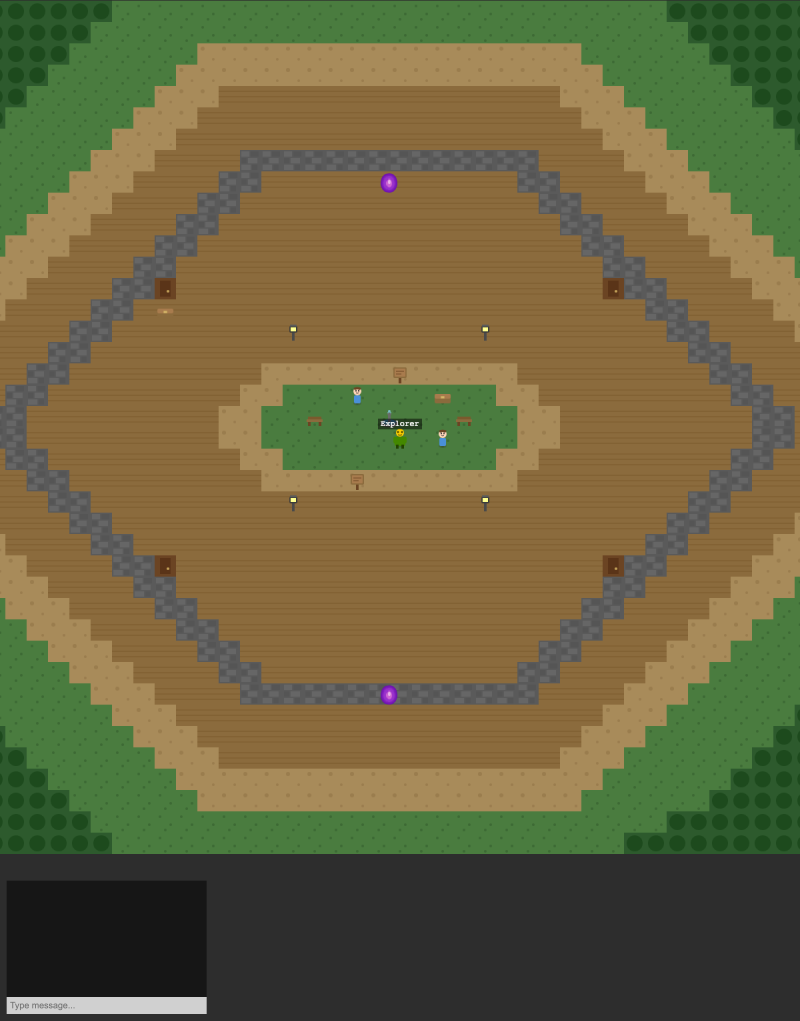
#> input picture game-explore-1.png, 2400 x 3062 px (shown at 1/3 size)
$ python analyze_tileset.py -i ../game-explore-1.png
#> lines starting #> are read from the running program, lines starting #| are printed output that depends on the picture
#!/usr/bin/env python3
"""
Advanced Kenney tileset/tilemap analysis with deep tile metrics.

Features:
- Grid-based tile extraction with configurable tile_size and spacing
- Blank tile detection via alpha channel threshold
- Dominant color extraction per tile (quantized histogram)
- Perceptual hash (pHash) for duplicate/similarity detection
- Color-based category classification (nature, road, water, wall, etc.)
- Edge connectivity scoring (how well tiles connect to neighbors)
- Symmetry detection (horizontal, vertical, rotational)
- Pattern frequency analysis (repeating structures)
- Tile relationship mapping (adjacency compatibility)
- Palette complexity metrics per tile

Usage:
    python tools/analyze_tileset.py \
        --input packages/client/public/assets/kenney/tiles/city_tilemap.png \
        --tile-size 16 --spacing 0 \
        --output tools/analysis/roguelike_city_analysis.json \
        --deep-metrics
"""

import argparse
import json
import math
import os
import sys
from collections import Counter, defaultdict
from colorsys import rgb_to_hsv
from pathlib import Path
from typing import Any, Dict, List, Optional, Tuple

try:
    from PIL import Image
except ImportError:
    print("Error: Pillow is required. Install with: pip install Pillow")
    sys.exit(1)

try:
    import imagehash
except ImportError:
    print("Error: imagehash is required. Install with: pip install imagehash")
    sys.exit(1)

try:
    import numpy as np
except ImportError:
    np = None


# =============================================================================
# Color Category Classification
# =============================================================================

def _classify_by_color(r: int, g: int, b: int) -> str:
    """Classify a tile by its dominant RGB color into a semantic category."""
    if r < 20 and g < 20 and b < 20:
        return "void"
    if b > 120 and b > r * 1.3 and b > g * 1.2:
        return "water"
    if g > 100 and g > r * 1.2 and g > b * 1.2:
        return "nature"
    if r > 100 and g > 60 and b < g and (r / max(g, 1)) > 1.1 and (r / max(g, 1)) < 2.0:
        return "wood"
    if abs(r - g) < 30 and abs(g - b) < 30 and abs(r - b) < 30:
        if r > 180:
            return "light_surface"
        elif r > 100:
            return "road"
        else:
            return "wall"
    if r > 140 and r > g * 1.5 and r > b * 1.5:
        return "brick"
    if r > 150 and g > 130 and b < 100:
        return "sand"
    return "decoration"


# =============================================================================
# Core Tile Analysis Functions
# =============================================================================

def is_blank_tile(tile: Image.Image, threshold: float = 0.95) -> bool:
    """Check if a tile is mostly transparent (blank)."""
    if tile.mode != "RGBA":
        tile = tile.convert("RGBA")
    pixels = list(tile.getdata())
    if not pixels:
        return True
    transparent_count = sum(1 for p in pixels if p[3] < 10)
    return (transparent_count / len(pixels)) >= threshold


def get_dominant_color(tile: Image.Image) -> Tuple[int, int, int]:
    """Extract the dominant (most frequent) color from a tile, ignoring transparency."""
    if tile.mode != "RGBA":
        tile = tile.convert("RGBA")

    pixels = list(tile.getdata())
    opaque_pixels = [(r, g, b) for r, g, b, a in pixels if a > 50]

    if not opaque_pixels:
        return (0, 0, 0)

    quantized = [
        ((r >> 4) << 4, (g >> 4) << 4, (b >> 4) << 4)
        for r, g, b in opaque_pixels
    ]
    counter = Counter(quantized)
    return counter.most_common(1)[0][0]


def compute_phash(tile: Image.Image) -> str:
    """Compute perceptual hash of a tile image."""
    return str(imagehash.phash(tile))


# [372 lines left out: functions find_duplicates, compute_edge_signature, compute_edge_connectivity, detect_symmetry, compute_palette_complexity, find_pattern_frequencies and 1 more, not called in this run]


# =============================================================================
# Grid Extraction & Main Analysis
# =============================================================================

def analyze_tileset(
    image_path: str,
    tile_size: int = 16,
    spacing: int = 0,
    blank_threshold: float = 0.95,
    duplicate_threshold: int = 3,
    deep_metrics: bool = False,
) -> Dict[str, Any]:
    """
    Analyze a tileset image and produce metadata for all tiles.

    Args:
        image_path: Path to the tileset PNG
        tile_size: Width/height of each tile in pixels
        spacing: Pixels between tiles (grid line width)
        blank_threshold: Alpha ratio above which a tile is considered blank
        duplicate_threshold: Max hamming distance for duplicate detection
        deep_metrics: Enable advanced analysis (edge connectivity, symmetry, etc.)
    """
#> called with image_path = '../game-explore-1.png', tile_size = 16, spacing = 0, blank_threshold = 0.95, duplicate_threshold = 3, deep_metrics = False
    img = Image.open(image_path).convert("RGBA")
    width, height = img.size
#> width = 2400; height = 3062

    step = tile_size + spacing
    if spacing == 0:
        cols = width // tile_size
#> cols = 150
        rows = height // tile_size
#> rows = 191
    else:
        cols = (width + spacing) // step
        rows = (height + spacing) // step

    total_tiles = cols * rows
#> total_tiles = 28650
    tiles: List[Dict[str, Any]] = []
    categories: Dict[str, List[int]] = {}

    print(f"Image: {image_path}")
    print(f"Size: {width}x{height}, Grid: {cols}x{rows}, Tile: {tile_size}px, Spacing: {spacing}px")
#| Size: 2400x3062, Grid: 150x191, Tile: 16px, Spacing: 0px
    print(f"Total grid positions: {total_tiles}")
#| Total grid positions: 28650
    if deep_metrics:
        print("Deep metrics: enabled")

    for row in range(rows):
        for col in range(cols):
            index = row * cols + col
            x = col * step
            y = row * step
            tile_img = img.crop((x, y, x + tile_size, y + tile_size))

            empty = is_blank_tile(tile_img, blank_threshold)

            if empty:
                tile_data = {
                    "index": index,
                    "col": col,
                    "row": row,
                    "dominantColor": [0, 0, 0],
                    "category": "empty",
                    "phash": "0" * 16,
                    "isEmpty": True,
                }
            else:
                dominant = get_dominant_color(tile_img)
                category = _classify_by_color(*dominant)
                phash = compute_phash(tile_img)

                tile_data = {
                    "index": index,
                    "col": col,
                    "row": row,
                    "dominantColor": list(dominant),
                    "category": category,
                    "phash": phash,
                    "isEmpty": False,
                }

                # Deep metrics per tile
                if deep_metrics:
                    tile_data["edgeSignature"] = compute_edge_signature(tile_img)
                    tile_data["symmetry"] = detect_symmetry(tile_img)
                    tile_data["paletteComplexity"] = compute_palette_complexity(tile_img)

                categories.setdefault(category, []).append(index)

            tiles.append(tile_data)
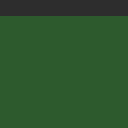
#> tile_img: PIL image 16x16 RGBA (shown 8 times larger); mean R, G, B, A 45, 84.4, 45, 255
#> after the loop, categories = 0 items; tiles = []

    # Find duplicates among non-blank tiles
    duplicates = find_duplicates(tiles, duplicate_threshold)
    non_blank_count = len([t for t in tiles if not t["isEmpty"]])

    print(f"Non-blank tiles: {non_blank_count} / {total_tiles}")
    print(f"Duplicate groups found: {len(duplicates)}")
    print(f"Categories: {', '.join(f'{k}({len(v)})' for k, v in sorted(categories.items()))}")

    result = {
        "source": image_path,
        "grid": {
            "cols": cols,
            "rows": rows,
            "tileSize": tile_size,
            "spacing": spacing,
        },
        "totalTiles": total_tiles,
        "nonBlankTiles": non_blank_count,
        "tiles": tiles,
        "duplicates": duplicates,
        "categories": categories,
    }

    # Deep analysis sections
    if deep_metrics:
        print("Computing edge connectivity...")
        connectivity = compute_edge_connectivity(tiles, cols, rows)
        result["edgeConnectivity"] = connectivity

        # Summary stats
        if connectivity:
            scores = [v["score"] for v in connectivity.values()]
            result["edgeConnectivitySummary"] = {
                "meanScore": round(sum(scores) / len(scores), 3) if scores else 0,
                "perfectConnections": sum(1 for s in scores if s >= 1.0),
                "noConnections": sum(1 for s in scores if s == 0),
                "totalScored": len(scores),
            }

        print("Analyzing pattern frequencies...")
        result["patternFrequencies"] = find_pattern_frequencies(tiles, cols)

        print("Mapping tile relationships...")
        result["tileRelationships"] = compute_tile_relationships(tiles, duplicate_threshold)

        # Symmetry summary
        sym_counts = {"horizontal": 0, "vertical": 0, "rotational90": 0, "rotational180": 0}
        for t in tiles:
            if "symmetry" in t:
                for key, val in t["symmetry"].items():
                    if val:
                        sym_counts[key] += 1
        result["symmetrySummary"] = sym_counts

        # Palette complexity summary
        complexities = [t.get("paletteComplexity", {}) for t in tiles if not t["isEmpty"] and "paletteComplexity" in t]
        if complexities:
            result["paletteComplexitySummary"] = {
                "avgUniqueColors": round(sum(c["uniqueColors"] for c in complexities) / len(complexities), 1),
                "avgEntropy": round(sum(c["colorEntropy"] for c in complexities) / len(complexities), 3),
                "avgDominantRatio": round(sum(c["dominantRatio"] for c in complexities) / len(complexities), 3),
                "avgHueSpread": round(sum(c["hueSpread"] for c in complexities) / len(complexities), 1),
                "simpleTiles": sum(1 for c in complexities if c["uniqueColors"] <= 4),
                "complexTiles": sum(1 for c in complexities if c["uniqueColors"] > 16),
            }

        print("Deep analysis complete.")

    return result


# =============================================================================
# Preview Generation
# =============================================================================

# [85 lines left out: function generate_preview, not called in this run]


# =============================================================================
# CLI
# =============================================================================

def main() -> None:
    parser = argparse.ArgumentParser(
        description="Analyze Kenney tileset PNGs with advanced metrics."
    )
    parser.add_argument("--input", "-i", required=True, help="Path to tileset/tilemap PNG file")
    parser.add_argument("--tile-size", "-t", type=int, default=16, help="Tile size in pixels (default: 16)")
    parser.add_argument("--spacing", "-s", type=int, default=0, help="Spacing between tiles (default: 0)")
    parser.add_argument("--output", "-o", help="Output JSON report path (default: stdout)")
    parser.add_argument("--preview", "-p", help="Generate preview PNG at this path")
    parser.add_argument("--blank-threshold", type=float, default=0.95)
    parser.add_argument("--duplicate-threshold", type=int, default=3)
    parser.add_argument("--deep-metrics", "-d", action="store_true",
                        help="Enable deep analysis: edge connectivity, symmetry, patterns, palette complexity")
    parser.add_argument("--show-connectivity", action="store_true",
                        help="Show connectivity indicators in preview (requires --deep-metrics)")

    args = parser.parse_args()

    if not os.path.exists(args.input):
        print(f"Error: Input file not found: {args.input}")
        sys.exit(1)

    analysis = analyze_tileset(
        image_path=args.input,
        tile_size=args.tile_size,
        spacing=args.spacing,
        blank_threshold=args.blank_threshold,
        duplicate_threshold=args.duplicate_threshold,
        deep_metrics=args.deep_metrics,
    )

    if args.output:
        os.makedirs(os.path.dirname(args.output) or ".", exist_ok=True)
        with open(args.output, "w", encoding="utf-8") as f:
            json.dump(analysis, f, indent=2)
        print(f"\nAnalysis saved to {args.output}")
    else:
        print(json.dumps(analysis, indent=2))

    if args.preview:
        os.makedirs(os.path.dirname(args.preview) or ".", exist_ok=True)
        generate_preview(
            args.input, analysis, args.preview,
            show_connectivity=args.show_connectivity,
        )


if __name__ == "__main__":
    main()
#> (the call stopped at in compute_phash, `return str(imagehash.phash(tile))`: imagehash is not available in this run)
